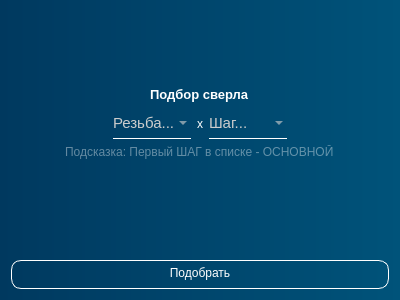
<?xml version="1.0" encoding="UTF-8"?>
<ui version="4.0">
 <class>FindSverlo</class>
 <widget class="QDialog" name="FindSverlo">
  <property name="geometry">
   <rect>
    <x>0</x>
    <y>0</y>
    <width>400</width>
    <height>300</height>
   </rect>
  </property>
  <property name="windowTitle">
   <string>Подбор сверла</string>
  </property>
  <property name="styleSheet">
   <string notr="true">color: white;
background-color: qlineargradient(spread:pad, x1:0, y1:0, x2:1, y2:0, stop:0 rgb(0, 57, 95), stop:1 rgb(0, 83, 122))</string>
  </property>
  <layout class="QVBoxLayout" name="verticalLayout">
   <item>
    <spacer name="verticalSpacer_2">
     <property name="orientation">
      <enum>Qt::Orientation::Vertical</enum>
     </property>
     <property name="sizeHint" stdset="0">
      <size>
       <width>20</width>
       <height>40</height>
      </size>
     </property>
    </spacer>
   </item>
   <item alignment="Qt::AlignmentFlag::AlignHCenter">
    <widget class="QLabel" name="label_2">
     <property name="font">
      <font>
       <pointsize>10</pointsize>
       <bold>true</bold>
      </font>
     </property>
     <property name="styleSheet">
      <string notr="true">background-color: none;

</string>
     </property>
     <property name="text">
      <string>Подбор сверла</string>
     </property>
    </widget>
   </item>
   <item>
    <layout class="QHBoxLayout" name="horizontalLayout">
     <property name="topMargin">
      <number>0</number>
     </property>
     <item>
      <spacer name="horizontalSpacer">
       <property name="orientation">
        <enum>Qt::Orientation::Horizontal</enum>
       </property>
       <property name="sizeHint" stdset="0">
        <size>
         <width>40</width>
         <height>20</height>
        </size>
       </property>
      </spacer>
     </item>
     <item alignment="Qt::AlignmentFlag::AlignHCenter">
      <widget class="QComboBox" name="comboBox_diameter">
       <property name="font">
        <font>
         <pointsize>11</pointsize>
        </font>
       </property>
       <property name="cursor">
        <cursorShape>PointingHandCursor</cursorShape>
       </property>
       <property name="styleSheet">
        <string notr="true">QComboBox {
	padding: 5, 5, 5, 5;
	width: 60px;
	border: none;
	border-bottom: 1px solid white;
	background: rgba(255, 255, 255, 0);
	transition: color 0.3s ease;
	transition: border-bottom 0.4s ease;
	color: rgb(204, 204, 204);
	font-size: 11pt;
}
QComboBox:hover {
   color: rgb(167, 167, 167);
}

QComboBox::item {
	background: rgb(67, 67, 67);
	border-radius: none;
}

QComboBox QAbstractItemView {
	border-radius: none;
    background: qlineargradient(spread:pad, x1:0, y1:0, x2:1, y2:0, stop:0 rgb(58, 58, 58), stop:1 rgb(88, 88, 88));
	selection-border-radius: none;
	selection-border: none;
	border: none;
	border-radius: 0;
	outline: none;
}
QComboBox QAbstractItemView::item {
    min-height: 15px;
	width: 15px;
	border: none;
	border-radius: none;
}
QComboBox QAbstractItemView::item:hover {
	color:rgb(173, 173, 173);
	border-bottom: 1px solid white;
}

</string>
       </property>
       <property name="placeholderText">
        <string>Резьба...</string>
       </property>
      </widget>
     </item>
     <item alignment="Qt::AlignmentFlag::AlignHCenter">
      <widget class="QLabel" name="label">
       <property name="styleSheet">
        <string notr="true">background-color: none;
</string>
       </property>
       <property name="text">
        <string>х</string>
       </property>
      </widget>
     </item>
     <item>
      <widget class="QComboBox" name="comboBox_step">
       <property name="font">
        <font>
         <pointsize>11</pointsize>
        </font>
       </property>
       <property name="cursor">
        <cursorShape>PointingHandCursor</cursorShape>
       </property>
       <property name="styleSheet">
        <string notr="true">QComboBox {
	padding: 5, 5, 5, 5;
	width: 60px;
	border: none;
	border-bottom: 1px solid white;
	background: rgba(255, 255, 255, 0);
	transition: color 0.3s ease;
	transition: border-bottom 0.4s ease;
	color: rgb(204, 204, 204);
	font-size: 11pt;
}
QComboBox:hover {
   color: rgb(167, 167, 167);
}

QComboBox::item {
	background: rgb(67, 67, 67);
	border-radius: none;
}

QComboBox QAbstractItemView {
	border-radius: none;
    background: qlineargradient(spread:pad, x1:0, y1:0, x2:1, y2:0, stop:0 rgb(58, 58, 58), stop:1 rgb(88, 88, 88));
	selection-border-radius: none;
	selection-border: none;
	border: none;
	border-radius: 0;
	outline: none;
}
QComboBox QAbstractItemView::item {
    min-height: 15px;
	width: 15px;
	border: none;
	border-radius: none;
}
QComboBox QAbstractItemView::item:hover {
	color:rgb(173, 173, 173);
	border-bottom: 1px solid white;
}

</string>
       </property>
       <property name="placeholderText">
        <string>Шаг...</string>
       </property>
      </widget>
     </item>
     <item>
      <spacer name="horizontalSpacer_2">
       <property name="orientation">
        <enum>Qt::Orientation::Horizontal</enum>
       </property>
       <property name="sizeHint" stdset="0">
        <size>
         <width>40</width>
         <height>20</height>
        </size>
       </property>
      </spacer>
     </item>
    </layout>
   </item>
   <item alignment="Qt::AlignmentFlag::AlignHCenter">
    <widget class="QLabel" name="label_3">
     <property name="styleSheet">
      <string notr="true">background: none;
color: rgba(255, 255, 255, 99)</string>
     </property>
     <property name="text">
      <string>Подсказка: Первый ШАГ в списке - ОСНОВНОЙ</string>
     </property>
    </widget>
   </item>
   <item>
    <spacer name="verticalSpacer">
     <property name="orientation">
      <enum>Qt::Orientation::Vertical</enum>
     </property>
     <property name="sizeHint" stdset="0">
      <size>
       <width>20</width>
       <height>40</height>
      </size>
     </property>
    </spacer>
   </item>
   <item alignment="Qt::AlignmentFlag::AlignHCenter">
    <widget class="QLabel" name="label_text">
     <property name="styleSheet">
      <string notr="true">background: none;
color: rgb(254, 95, 32)</string>
     </property>
     <property name="text">
      <string/>
     </property>
    </widget>
   </item>
   <item>
    <widget class="QPushButton" name="pushButton_save">
     <property name="cursor">
      <cursorShape>PointingHandCursor</cursorShape>
     </property>
     <property name="styleSheet">
      <string notr="true">QPushButton {
	border: 1px solid;
	border-color: white;
	border-radius: 10px;
	height: 20px;
	background-color: none;
	padding: 2 10 5 10;
}
QPushButton:hover {
	background-color: rgb(0, 111, 171)
}
QPushButton:pressed {
	background-color: rgb(0, 53, 93)
}</string>
     </property>
     <property name="text">
      <string>Подобрать</string>
     </property>
    </widget>
   </item>
  </layout>
 </widget>
 <resources/>
 <connections/>
</ui>
